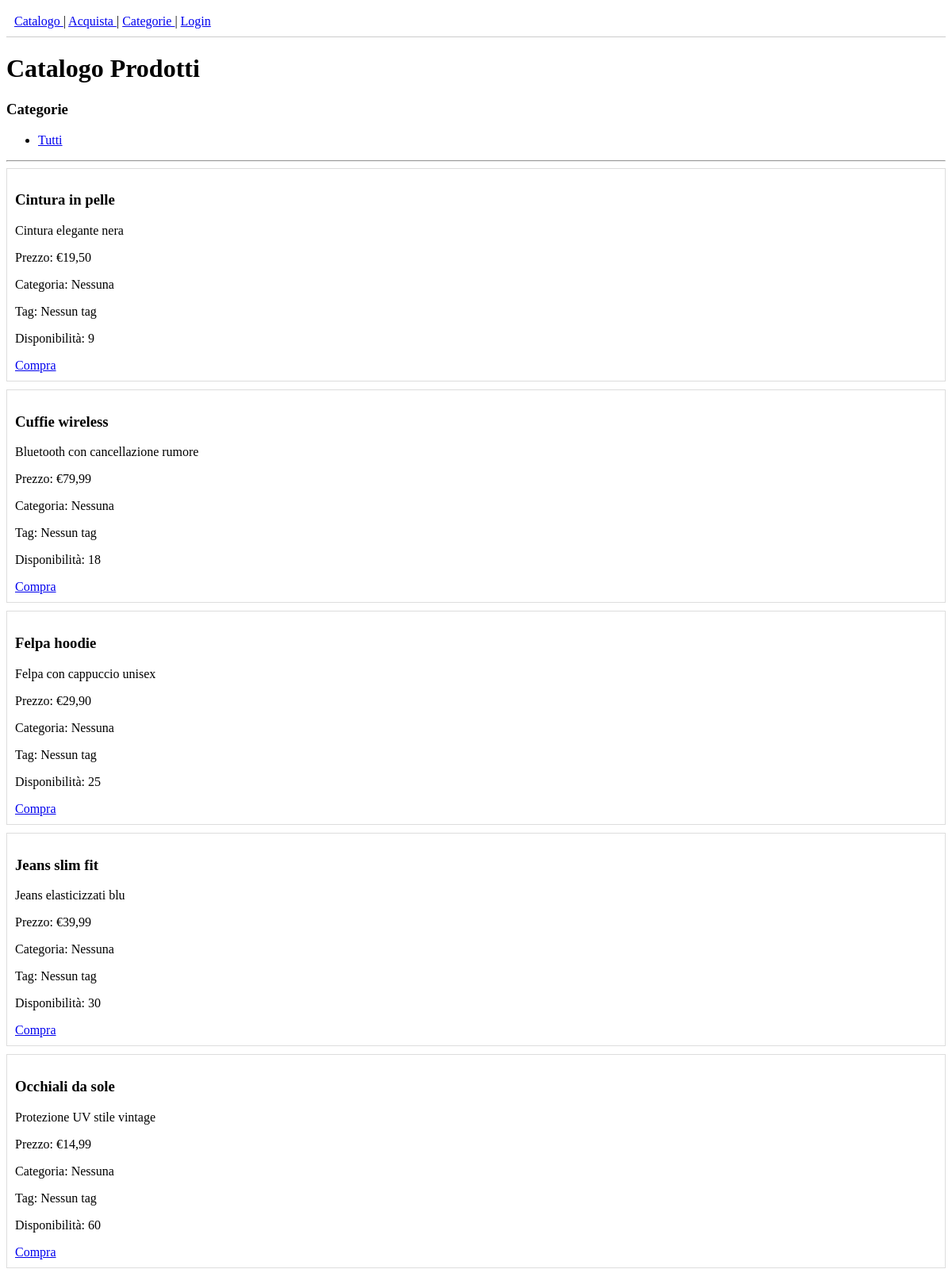
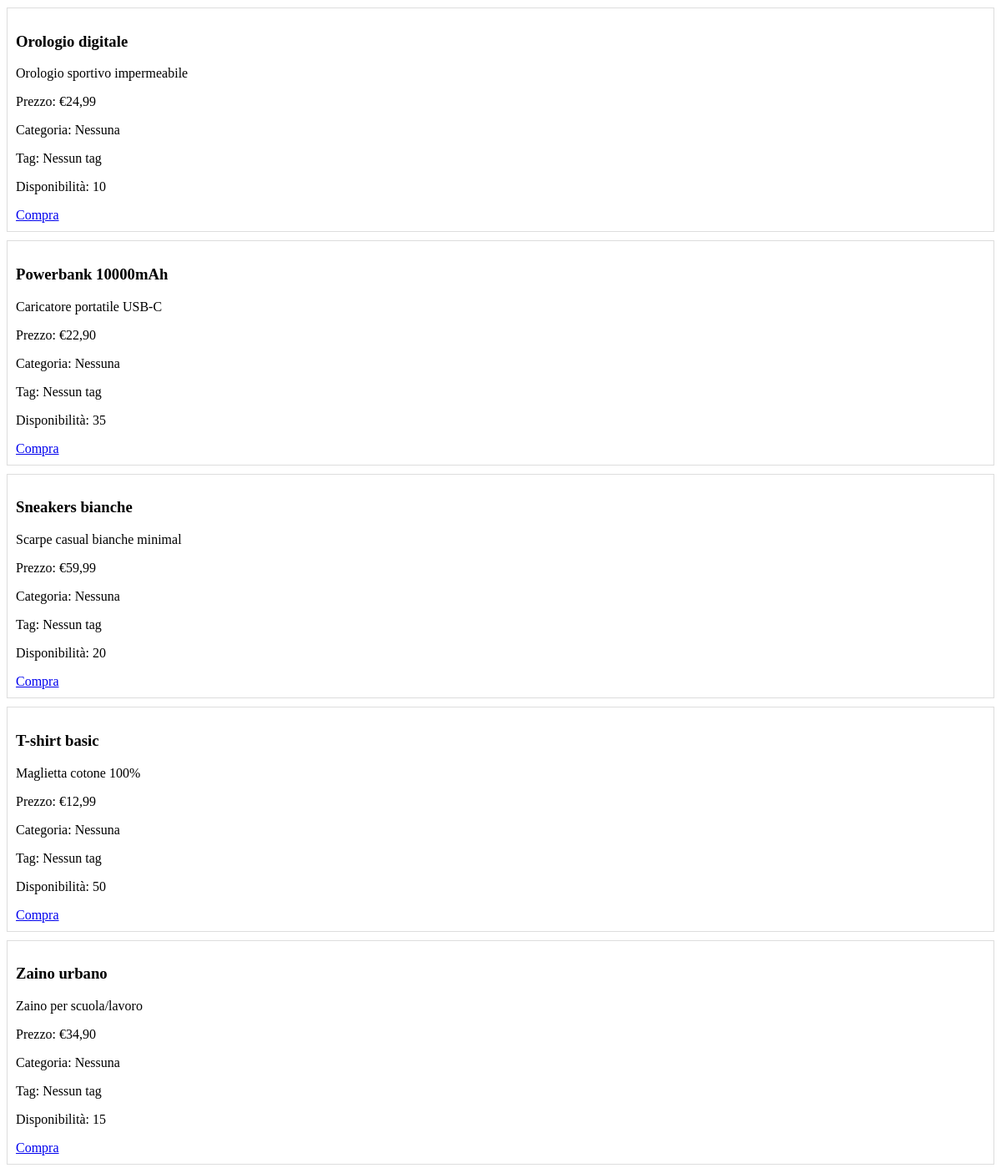
The page /ecommerce/ on the database as committed earlier (2 pictures, top to bottom).
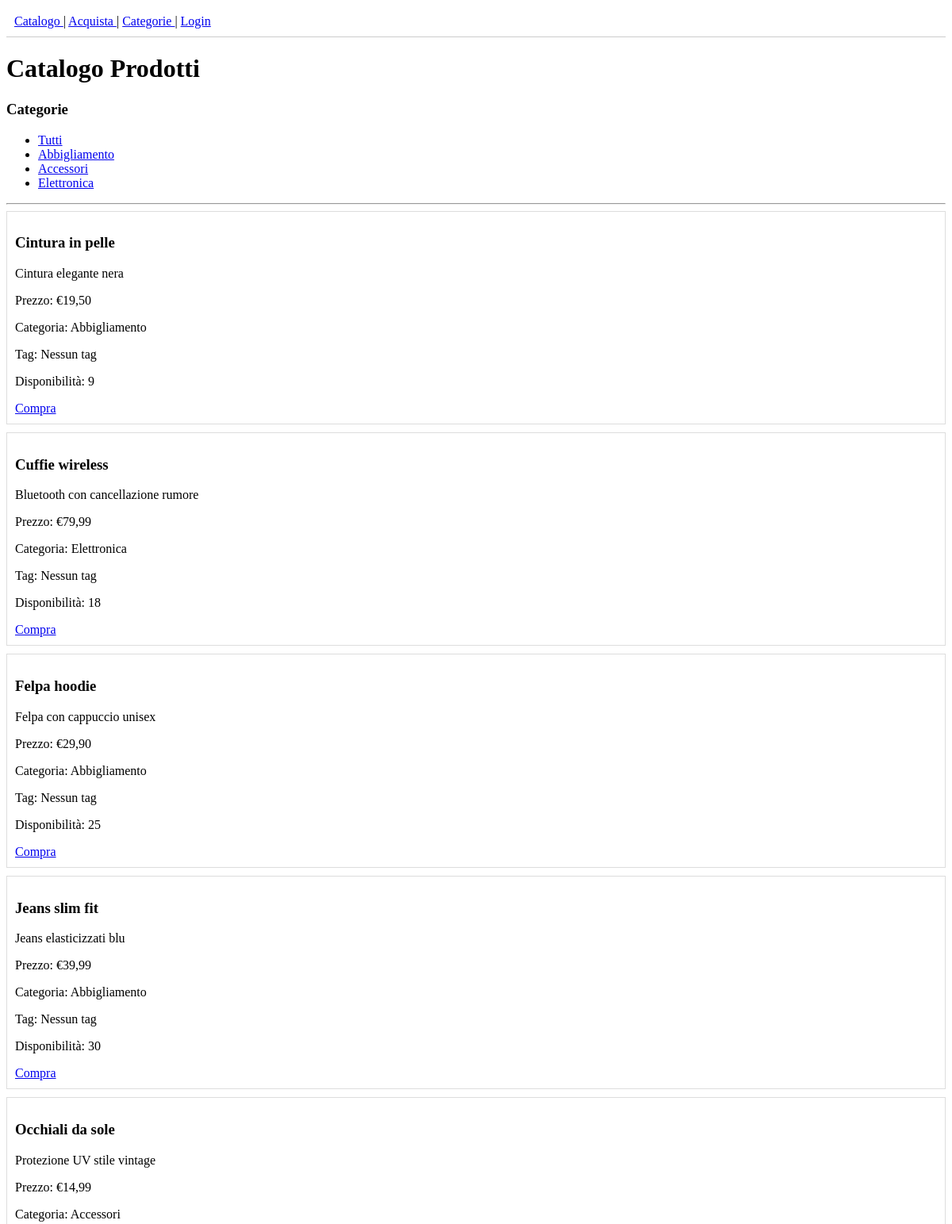
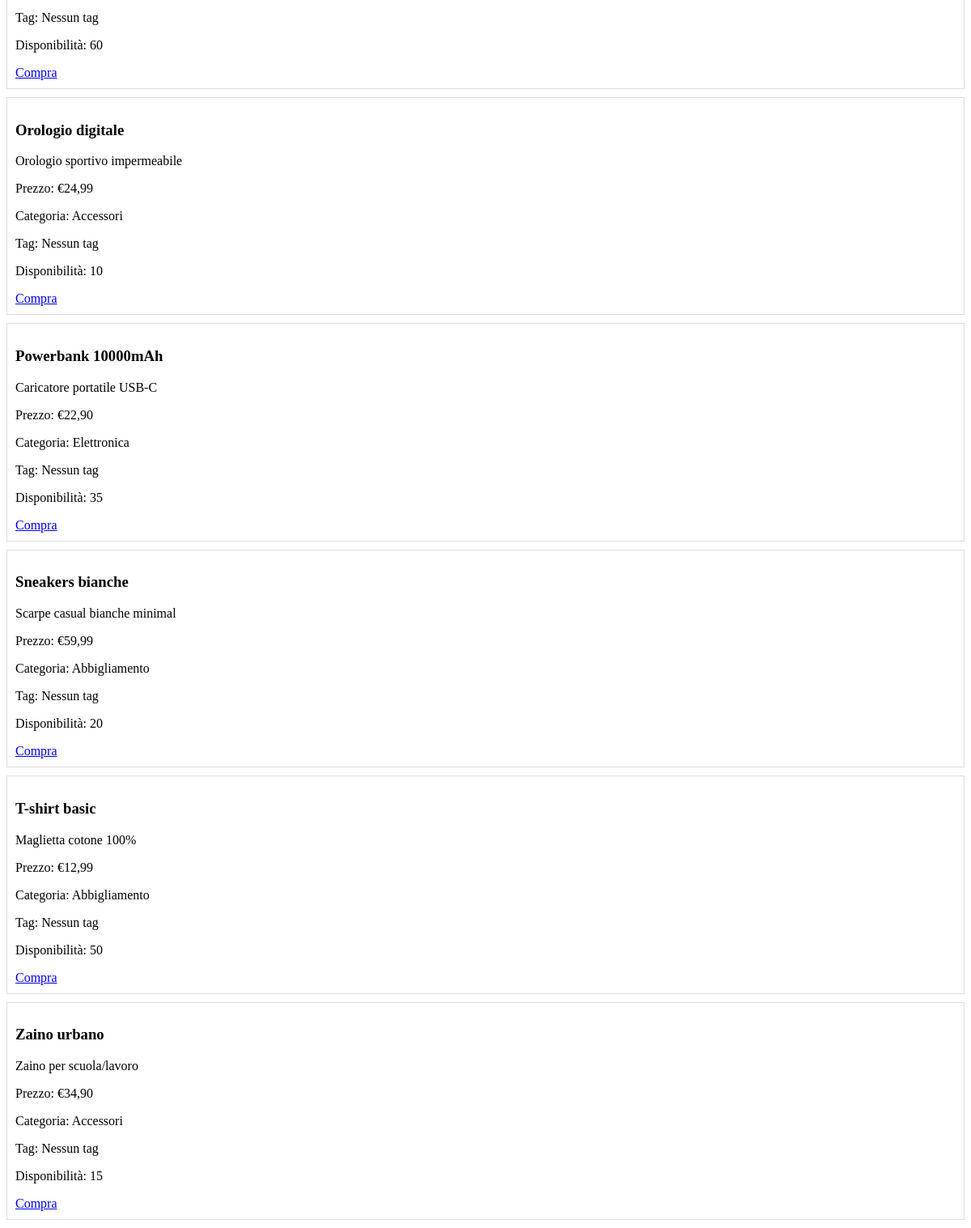
The same page on the database as committed later (2 pictures, top to bottom).
### ecommerce/models.py (models this page shows, shortened)
class Prodotto(models.Model):
    nome = models.CharField(max_length=100)
    descrizione = models.TextField()
    categoria = models.ForeignKey(
        Categoria,
        on_delete=models.CASCADE,
        null=True,
        blank=True
    )
    tags = models.ManyToManyField(Tag, blank=True)
    prezzo = models.DecimalField(max_digits=8, decimal_places=2)
    quantita_disponibile = models.PositiveBigIntegerField()
    sconto_percentuale = models.DecimalField(
        max_digits=5,
        decimal_places=2,
        default=0
    )
    class Meta:
        verbose_name = "Prodotto"
        verbose_name_plural = "Prodotti"
        ordering = ["nome"]

class Categoria(models.Model):
    nome = models.CharField(max_length=100)
    class Meta:
        verbose_name = "Categoria"
        verbose_name_plural = "Categorie"
        ordering = ["nome"]

### ecommerce/views.py (the view)
# urls.py: path('', views.CatalogoProdottiView.as_view(), name='home'),
class CatalogoProdottiView(ListView):
    model = Prodotto
    template_name = "ecommerce/catalogo.html"
    context_object_name = "prodotti"
    def get_queryset(self):
        queryset = Prodotto.objects.all()
        categoria_id = self.request.GET.get("categoria")
        if categoria_id:
            queryset = queryset.filter(categoria_id=categoria_id)
        disponibili = self.request.GET.get("disponibili")
        if disponibili:
            queryset = queryset.filter(quantita_disponibile__gt=0)
        return queryset
    def get_context_data(self, **kwargs):
        context = super().get_context_data(**kwargs)
        context["categorie"] = Categoria.objects.all()
        return context

### ecommerce/templates/ecommerce/catalogo.html (shortened to what this page needs)
{% extends "ecommerce/base.html" %}
{% block content %}
<h1>Catalogo Prodotti</h1>
<h3>Categorie</h3>
<ul>
    <li>
        <a href="{% url 'ecommerce:catalogo_prodotti' %}">
            Tutti
        </a>
    </li>
    {% for categoria in categorie %}
        <li>
            <a href="{% url 'ecommerce:catalogo_prodotti' %}?categoria={{ categoria.id }}">
                {{ categoria.nome }}
            </a>
        </li>
    {% endfor %}
</ul>
<hr>
{% for prodotto in prodotti %}
    <div style="border:1px solid #ddd; padding:10px; margin-bottom:10px;">
        <h3>{{ prodotto.nome }}</h3>
        <p>{{ prodotto.descrizione }}</p>
        <p>Prezzo: €{{ prodotto.prezzo }}</p>
        <p>
            Categoria:
            {% if prodotto.categoria %}
                {{ prodotto.categoria.nome }}
            {% else %}
                Nessuna
            {% endif %}
        </p>
        <p>
            Tag:
            {% for tag in prodotto.tags.all %}
                #{{ tag.nome }}
            {% empty %}
                Nessun tag
            {% endfor %}
        </p>
        <p>Disponibilità: {{ prodotto.quantita_disponibile }}</p>
        {% if prodotto.quantita_disponibile <= 0 %}
            <strong style="color:red;">ESAURITO</strong>
        {% else %}
            <a href="{% url 'ecommerce:acquisto_prodotto' %}">
                Compra
            </a>
        {% endif %}
    </div>
{% empty %}
    <p>Nessun prodotto disponibile</p>
{% endfor %}
{% endblock %}

### ecommerce/templates/ecommerce/base.html (shortened to what this page needs)
<!DOCTYPE html>
<html lang="it">
<head>
</head>
<body>
<nav style="padding:10px; border-bottom:1px solid #ccc;">
    <a href="{% url 'ecommerce:catalogo_prodotti' %}">
        Catalogo
    </a>
    |
    <a href="{% url 'ecommerce:acquisto_prodotto' %}">
        Acquista
    </a>
    |
    <a href="{% url 'ecommerce:categorie' %}">
        Categorie
    </a>
    |
    {% if user.is_authenticated %}
        <span>Ciao, {{ user.username }}</span>
        |
        <a href="{% url 'logout' %}">Logout</a>
    {% else %}
        <a href="{% url 'login' %}">Login</a>
    {% endif %}
</nav>
{% block content %}
{% endblock %}
</body>
</html>

Rows that differ between the two databases and show on the page:
added Categoria: nome "Abbigliamento"
added Categoria: nome "Accessori"
added Categoria: nome "Elettronica"
changed Prodotto "Cintura in pelle": categoria.nome (not shown) → "Abbigliamento"; no longer shows "Nessuna"
changed Prodotto "Cuffie wireless": categoria.nome (not shown) → "Elettronica"; no longer shows "Nessuna"
changed Prodotto "Felpa hoodie": categoria.nome (not shown) → "Abbigliamento"; no longer shows "Nessuna"
changed Prodotto "Jeans slim fit": categoria.nome (not shown) → "Abbigliamento"; no longer shows "Nessuna"
changed Prodotto "Occhiali da sole": categoria.nome (not shown) → "Accessori"; no longer shows "Nessuna"
changed Prodotto "Orologio digitale": categoria.nome (not shown) → "Accessori"; no longer shows "Nessuna"
changed Prodotto "Powerbank 10000mAh": categoria.nome (not shown) → "Elettronica"; no longer shows "Nessuna"
changed Prodotto "Sneakers bianche": categoria.nome (not shown) → "Abbigliamento"; no longer shows "Nessuna"
changed Prodotto "T-shirt basic": categoria.nome (not shown) → "Abbigliamento"; no longer shows "Nessuna"
changed Prodotto "Zaino urbano": categoria.nome (not shown) → "Accessori"; no longer shows "Nessuna"
